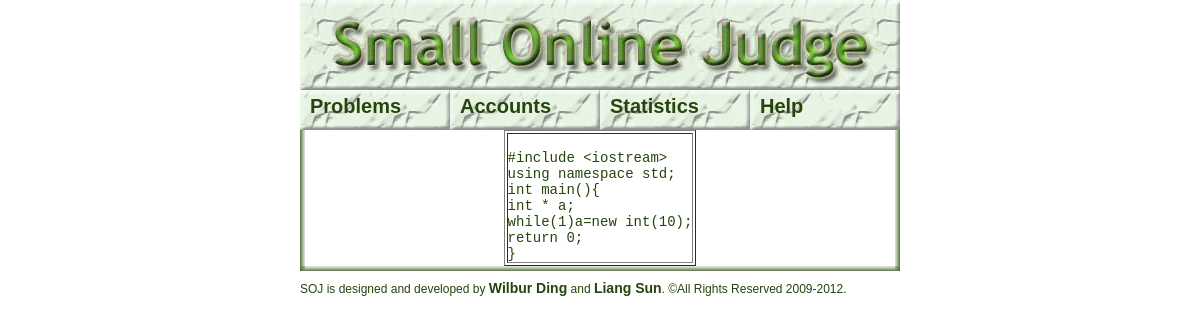
/viewsource.php?sid=65 (signed in), run on an earlier commit of the app's database.
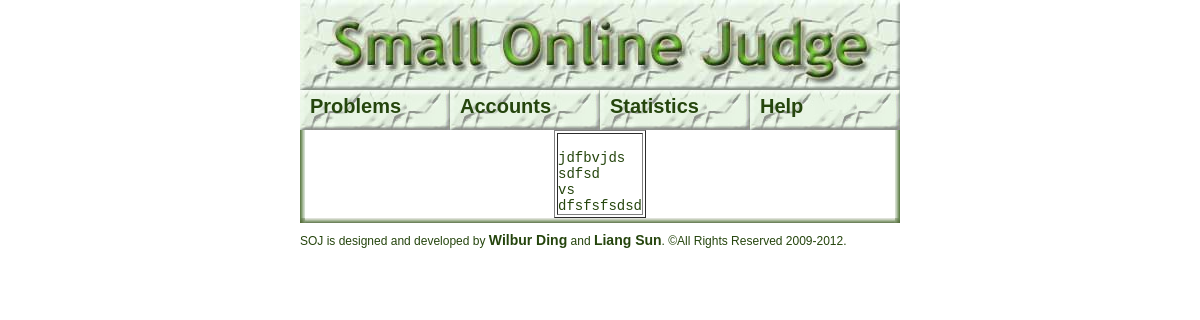
And on a later commit of the database.
### tables this page shows
CREATE TABLE `status` (
  `rid` int(10) unsigned NOT NULL AUTO_INCREMENT,
  `pid` int(10) unsigned NOT NULL,
  `uid` int(10) unsigned NOT NULL,
  `judgeStatus` tinyint(3) unsigned NOT NULL DEFAULT '1',
  `language` tinyint(3) unsigned NOT NULL,
  `rtime` int(10) unsigned DEFAULT NULL,
  `rmemory` int(10) unsigned DEFAULT NULL,
  `submitTime` datetime NOT NULL,
  `sourceCode` text,
  PRIMARY KEY (`rid`)
);

### web/common.php (called while the page is built, shortened)
<?php
if(!isset($MAGICAL))
    include("index.php");
else
{
    function my_htmlentities($string)
    {
        $table = get_html_translation_table(HTML_SPECIALCHARS);
        return strtr($string, $table);
    }
}
?>

### web/viewsource.php (the view, shortened to what this page needs)
<?php
if(!isset($MAGICAL))
{
	include("index.php");
}
else
{
?>
<table border="1"><tr><td><pre><code>
<?php
	include("conn.php");
	include("common.php");
function canView($user)
{
	return true;
}
if(!isset($_GET['sid']))
{
	alert_and_go_back("Please select a source code to view first!");
}
else if(!is_numeric($_GET['sid']))
{
	alert_and_go_back("Source code not found!");
}
else
{
	$sql = "select uid, sourceCode from status where rid = {$_GET['sid']}";
	if($result = $conn->query($sql))
	{
		if(list($uid, $source) = $result->fetch_row())
		{
			if(canView($uid))
			{
				echo my_htmlentities($source);
			}
			else
			{
				alert_and_go_back("Sorry, but you don't have permission to view this code.");
			}
		}
		else
		{
			alert_and_go_back("Source code not found!");
		}
	}
	else
	{
		error_log($conn->error." File:".__FILE__."; Line: ".__LINE__."; Sql string: $sql");
		alert_and_go_back("Error occured, please try again later.");
	}
}
?>
</code></pre>
</td></tr></table>
<?php
}
?>

What changed in the data, as far as the page shows it:
changed status: sourceCode "#include <iostream> using namespace std; int main(){ int * a; while(1)a=new int(10); return 0; }" → "jdfbvjds sdfsd vs dfsfsfsdsd"
